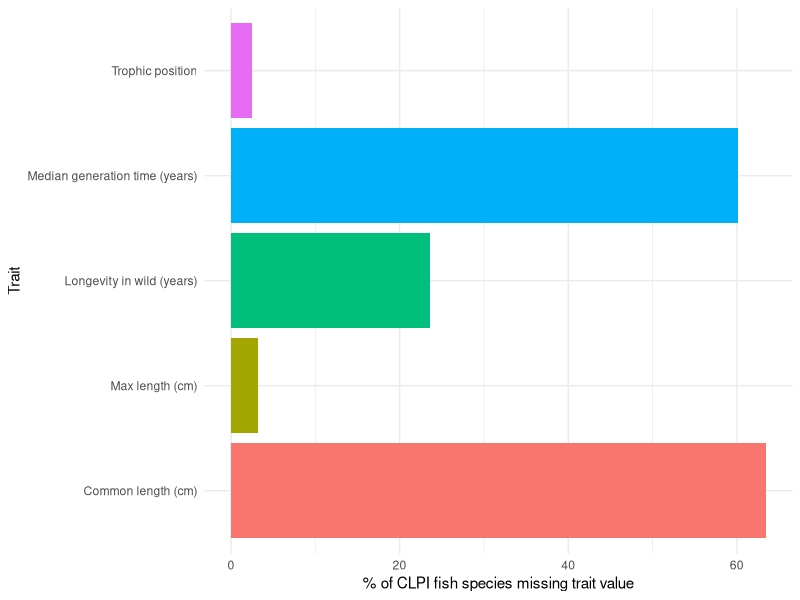
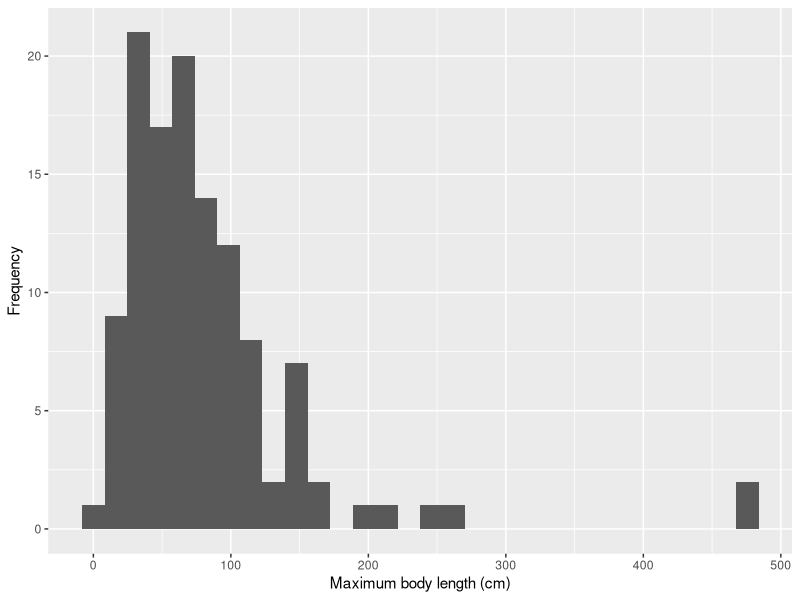
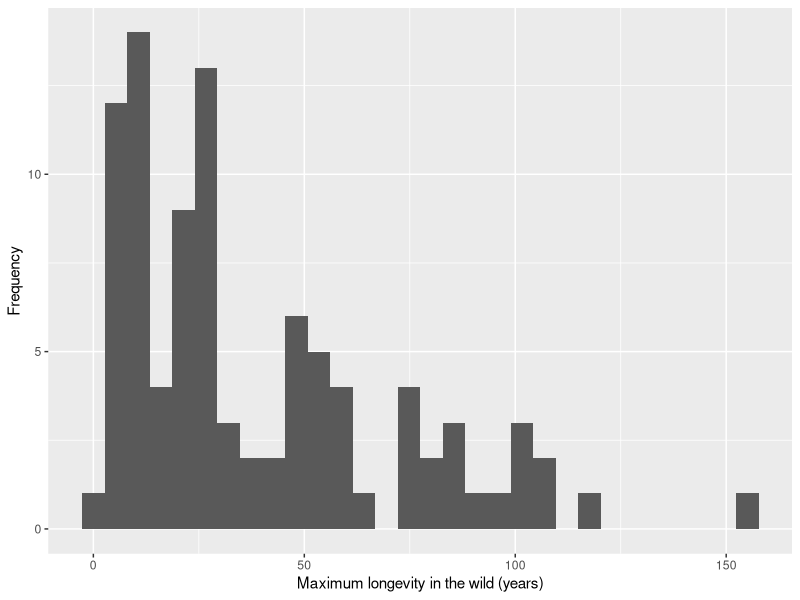
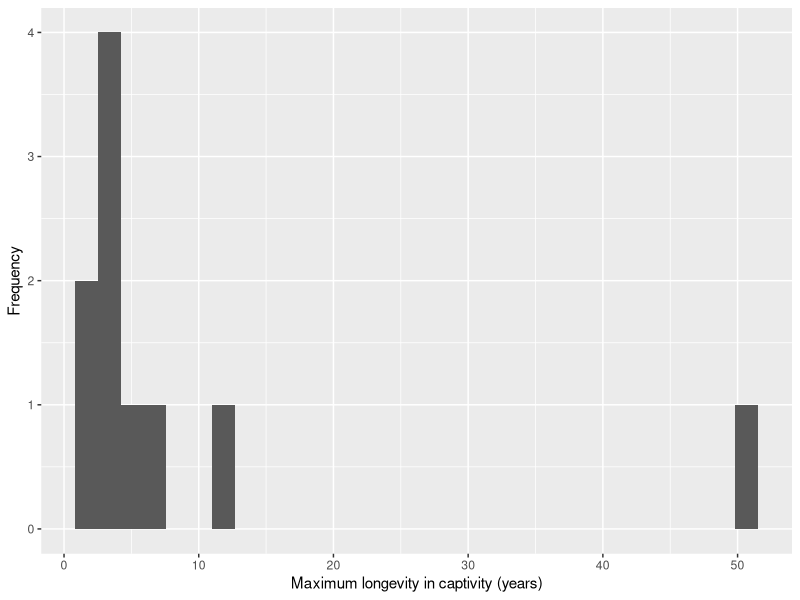
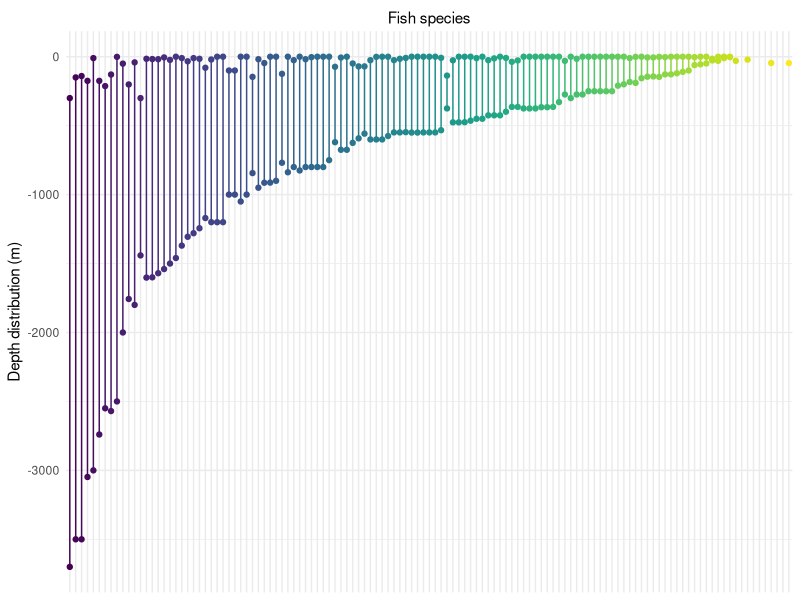
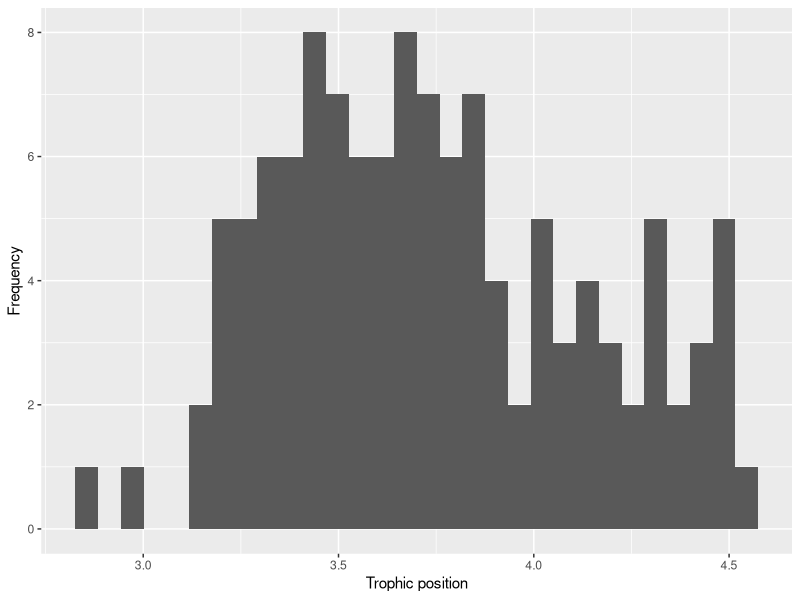
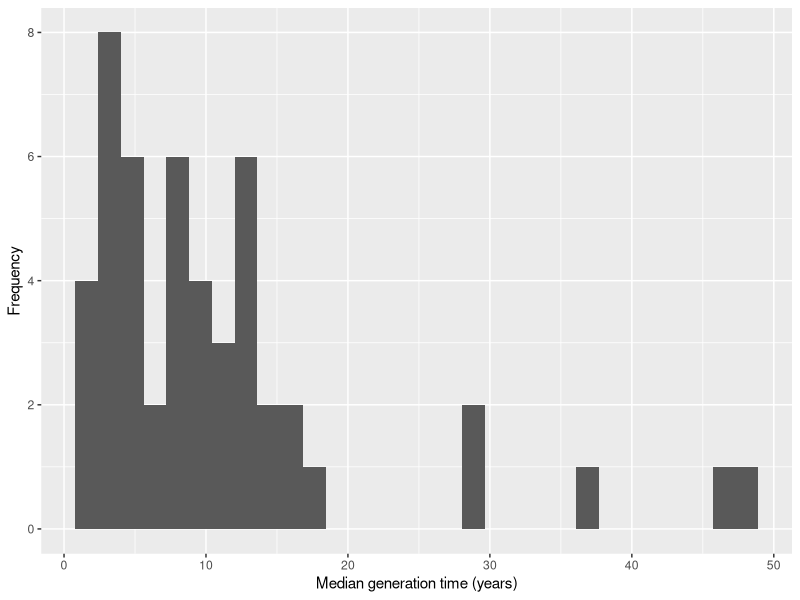
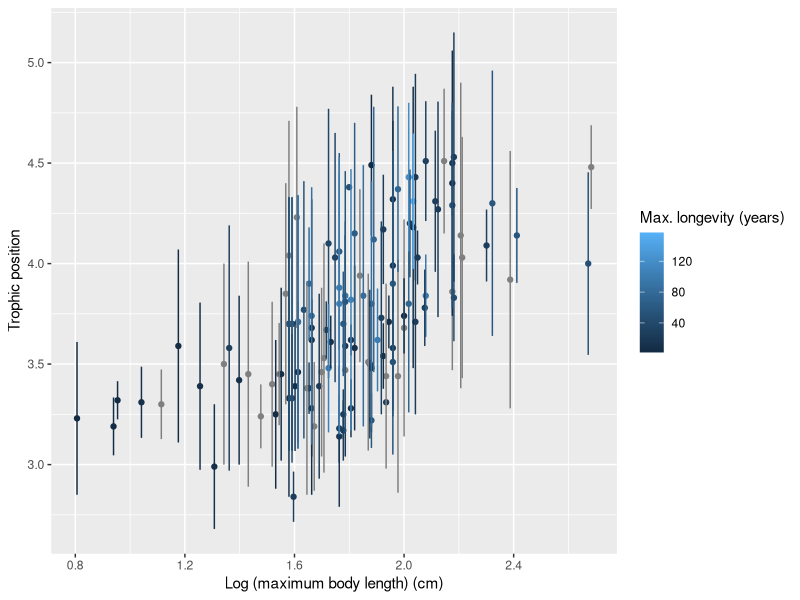

These figures' R source, in order:
## ---- chunk 1
## script to explore fishbase data 
## developed by Nikki

library(tidyverse)
library(data.table)

knitr::opts_chunk$set(warning = FALSE, message = FALSE) 

## read in data:
clpi_fish <- fread('../data-clean/clpi_fishbase_merge.csv')

## subset to just traits:
traits <- clpi_fish %>%
  select(Binomial, c(89:112)) %>%
  unique()

## ---- chunk 2
## how complete are traits?
nas <- data.frame(trait = names(colSums(is.na(traits))), nas = colSums(is.na(traits))) %>%
  mutate(prop_missing = as.numeric(as.character(nas))/123) 

nas %>%
  filter(trait %in% c("LongevityWild", "Length", "CommonLength", "Troph", "Median_T")) %>%
  ggplot(., aes(x = trait, y = prop_missing*100, fill = trait)) + geom_col() +
  labs(x = "Trait", y = '% of CLPI fish species missing trait value') +
  scale_x_discrete(labels = c("Common length (cm)", "Max length (cm)", "Longevity in wild (years)", 
                              "Median generation time (years)", "Trophic position")) +
  guides(fill = F) +
  coord_flip() +
  theme_minimal()

## ---- chunk 3
traits %>%
  ggplot(., aes(x = Length)) + geom_histogram(bins = 30) + 
  labs(x = 'Maximum body length (cm)', y = "Frequency")

traits %>%
  ggplot(., aes(x = LongevityWild)) + geom_histogram() + 
  labs(x = 'Maximum longevity in the wild (years)', y = "Frequency")

traits %>%
  ggplot(., aes(x = LongevityCaptive)) + geom_histogram() + 
  labs(x = 'Maximum longevity in captivity (years)', y = "Frequency")

## order:
b <- traits %>%
  mutate(breadth = abs(DepthRangeShallow) + abs(DepthRangeDeep)) %>%
  arrange(desc(breadth)) %>%
  .$Binomial %>%
  unique()

## Depth distribution:
traits %>%
  gather(key = 'depth_lim_type', value = "depth", 
         c("DepthRangeShallow", "DepthRangeDeep")) %>%
  mutate(depth = as.numeric(as.character(depth))) %>%
  mutate(depth = ifelse(depth > 0, depth-2*depth, depth)) %>%
  mutate(Binomial = factor(.$Binomial, levels = b, ordered = T)) %>%
  ggplot(., aes(y = depth, x = Binomial, colour = Binomial)) +
  geom_point()  +
  geom_line() + 
  guides(colour = F) +
  scale_x_discrete(labels = NULL, position = "top") +
  theme_minimal() + 
  labs(x = 'Fish species', y = "Depth distribution (m)")

## ---- chunk 4
traits %>%
  ggplot(., aes(x = Troph)) + geom_histogram() + 
  labs(x = 'Trophic position', y = "Frequency")

traits %>%
  ggplot(., aes(x = Median_T)) + geom_histogram() + 
           labs(x = 'Median generation time (years)', y = "Frequency")
## ---- chunk 5
traits %>%
  mutate(upper = Troph + seTroph, lower = Troph - seTroph) %>%
  ggplot(., aes(y = Troph, x = log10(Length), col = LongevityWild)) + geom_point() + 
  labs(y = 'Trophic position', x = 'Log (maximum body length) (cm)', 
       col = "Max. longevity (years)") + 
  geom_errorbar(aes(ymin = lower, ymax = upper))
## ---- chunk 6
traits %>%
  ggplot(., aes(y = Median_T, x = LongevityWild)) + geom_point() + 
  labs(y = 'Median generation time (years)', x = "Maximum longevity in wild (years)") +
  geom_errorbar(aes(ymin = lcl_T, ymax = ucl_T))
